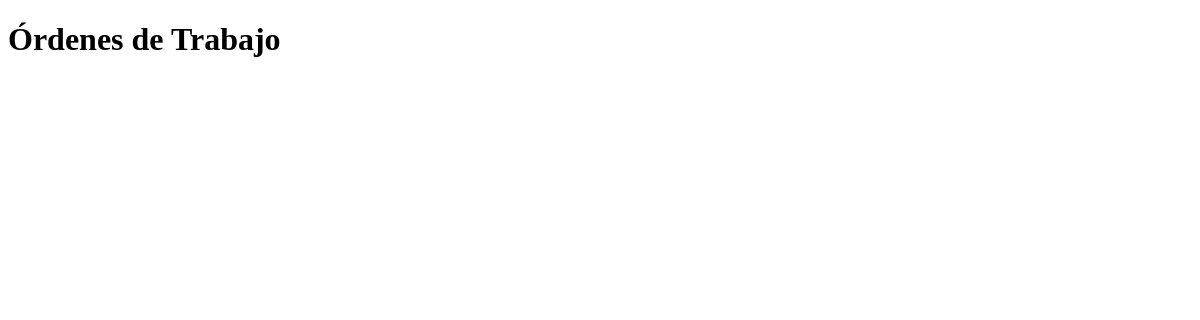
The app's page /gestor_taller/ordenes/, older data.
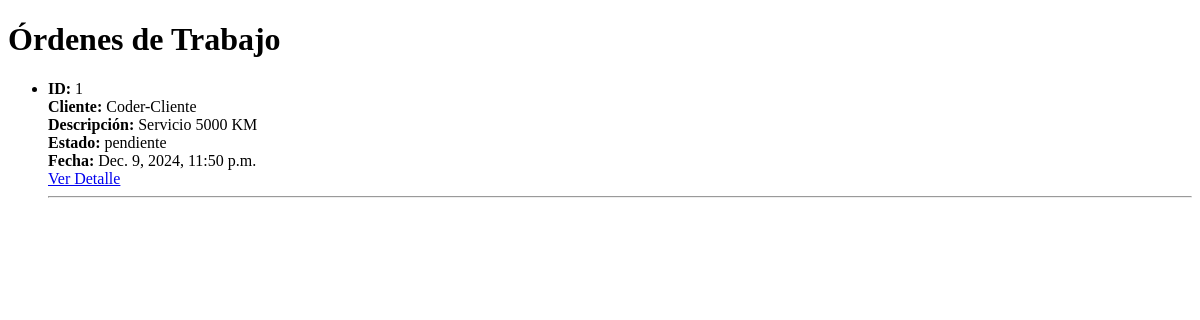
The same page, newer data.
### gestor_taller/models.py (models this page shows, shortened)
class OrdenTrabajo(models.Model):
    cliente = models.CharField(max_length=100)
    fecha = models.DateTimeField(auto_now_add=True)
    descripcion = models.TextField()
    estado = models.CharField(
        max_length=20,
        choices=[
            ('pendiente', 'Pendiente'),
            ('en_progreso', 'En Progreso'),
            ('completado', 'Completado'),
        ],
        default='pendiente'  # Estado predeterminado al crear una nueva orden
    )
    mecanicos_asignados = models.ManyToManyField(
        Mecanico,
        related_name="ordenes_trabajo"  # Nombre para acceder a las órdenes desde un mecánico
    )

### gestor_taller/views.py (the view)
# urls.py: path('ordenes/', views.lista_ordenes, name='lista_ordenes'),  # Lista de órdenes
def lista_ordenes(request):
    ordenes = OrdenTrabajo.objects.all()
    return render(request, 'lista_ordenes.html', {'ordenes': ordenes})

### gestor_taller/Templates/lista_ordenes.html (shortened to what this page needs)
<!DOCTYPE html>
<html lang="en">
<head>
</head>
<body>
    <h1>Órdenes de Trabajo</h1>
    <ul>
        {% for orden in ordenes %}
            <li>
                <strong>ID:</strong> {{ orden.id }}<br>
                <strong>Cliente:</strong> {{ orden.cliente }}<br>
                <strong>Descripción:</strong> {{ orden.descripcion }}<br>
                <strong>Estado:</strong> {{ orden.estado }}<br>
                <strong>Fecha:</strong> {{ orden.fecha }}<br>
                <a href="{% url 'detalle_orden' orden.id %}">Ver Detalle</a>
                <hr>
            </li>
        {% endfor %}
    </ul>
</body>
</html>

Row changes from the older to the newer data that the page shows:
added OrdenTrabajo: id "1", cliente "Coder-Cliente", descripcion "Servicio 5000 KM", estado "pendiente", fecha "Dec. 9, 2024, 11:50 p.m."
